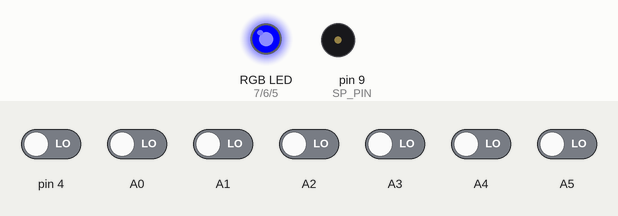
Recording of a sketch running on a simulated Arduino Uno, built with avr-gcc and run on an emulated ATmega328P. Shown: an RGB LED mixed from three pins (HIGH = lit), buzzer (waves = sounding). Inputs (shaded band) come from the test bench; at power-on: A0–5, pin 4 LOW.

Above: at 1.2 s.
1.3 s: pin 4 driven HIGH
At 2.5 s:
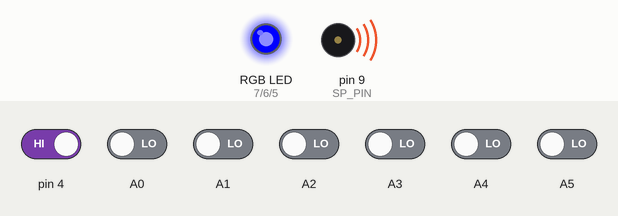
2.8 s: pin 4 driven LOW and A0 driven HIGH
At 3.6 s:
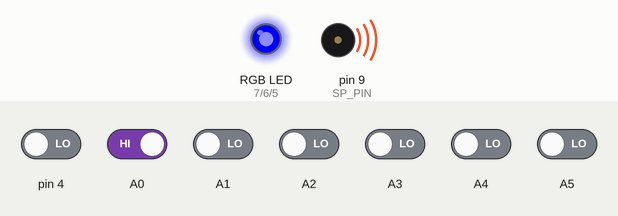
5.8 s: A0 driven LOW
At 7.0 s:
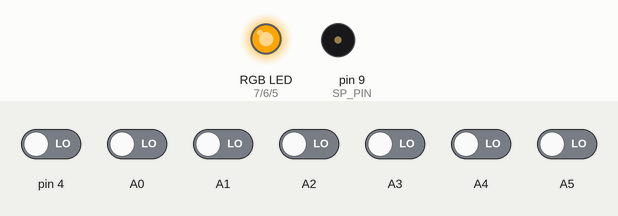
7.3 s: A1 driven HIGH
At 8.4 s:
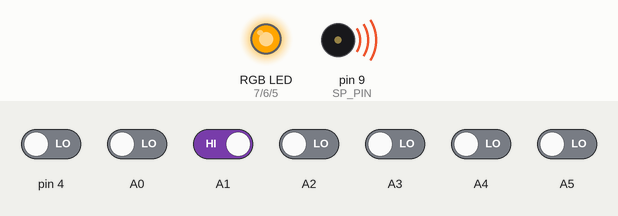
8.8 s: A1 driven LOW
At 9.5 s:
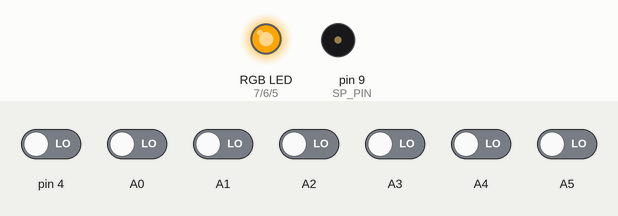
10.3 s: A1 driven HIGH and A2 driven HIGH
At 14.3 s:
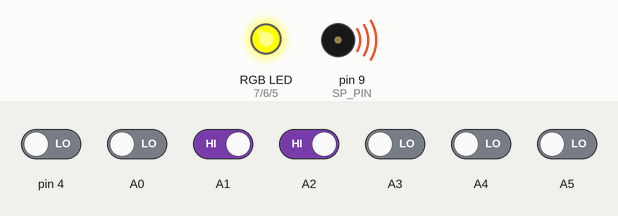
Timing chart, 0 to 17.9 s (numbered marks = the images above; inputs shaded):
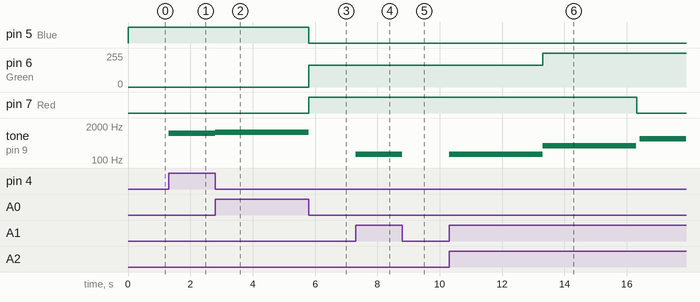

The sketch:

project.ino
```cpp
// 4105054025、鄭琮寶

#include "pitches.h"

// 按鈕相關參數設定
struct Buttun_Content {
	const String frequence_type;        // 目前音調
	int frequence;                      // 目前頻率
	byte cur_frequence_number;          // 目前幾個八度的音調
	const byte change_frequence_number; // 每個按鈕案三秒後，要調整成高幾個八度的音調
	const String color_type;            // 目前顏色
	const byte color[3];                // 目前顏色之RGB
	const byte port;                    // 輸出的PORT
};

Buttun_Content Buttun[] = {
	{ "DO", NOTE_C6, 6, 2,    "red", {255,   0,   0},  4},
	{ "Re", NOTE_D6, 6, 3, "orange", {255, 165,   0}, A0},
	{ "Mi", NOTE_E6, 6, 4, "yellow", {255, 255,   0}, A1},
	{ "Fa", NOTE_F6, 6, 5,  "green", {  0, 255,   0}, A2},
	{"Sol", NOTE_G6, 6, 6,   "blue", {  0,   0, 255}, A3},
	{ "La", NOTE_A6, 6, 7, "indigo", { 75,   0, 130}, A4},
	{ "Ti", NOTE_B6, 6, 8, "purple", {128,   0, 128}, A5}
};

// 預設LED顏色
const byte default_light[3] = {0, 0, 255};

// 顏色輸出端
const byte Red = 7;
const byte Green = 6;
const byte Blue = 5;
const byte SP_PIN = 9;

void setup() {
	pinMode(Red, OUTPUT);
	pinMode(Green, OUTPUT);
	pinMode(Blue, OUTPUT);
	pinMode(SP_PIN, OUTPUT);
	for(byte i = 0; i < sizeof(Buttun) / sizeof(Buttun_Content); i++){
		pinMode(Buttun[i].port, INPUT);
	}
	SetupLED(default_light);
}

void loop() {
	CheckButtonEvent();
	delay(100);
}

void CheckButtonEvent() {
	for(byte i = 0; i < sizeof(Buttun) / sizeof(Buttun_Content); i++){
		if(digitalRead(Buttun[i].port) && CheckButtonTimer(Buttun[i].port, Buttun[i].frequence)){
			SetupFrequence(Buttun[i].change_frequence_number);
			SetupLED(Buttun[i].color);
		}
	}
}

bool CheckButtonTimer(byte port, int frequence) {
	const int timedelta = 100;
	for(int i = 0; i < 3000; i += timedelta){
		tone(SP_PIN, frequence);
		if(!digitalRead(port)){
			noTone(SP_PIN);
			return false;
		}
		delay(timedelta);
	}
	noTone(SP_PIN);
	return true;
}

void SetupFrequence(byte frequence_number) {
	for(byte i = 0; i < sizeof(Buttun) / sizeof(Buttun_Content); i++){
		Buttun[i].frequence *= pow(2, frequence_number - Buttun[i].cur_frequence_number);
		Buttun[i].cur_frequence_number = frequence_number;
	}
}

void SetupLED(byte light[3]) {
	analogWrite(Red, light[0]);
	analogWrite(Green, light[1]);
	analogWrite(Blue, light[2]);
}
```

pitches.h
```cpp
/*************************************************
 * Public Constants
 *************************************************/

#define NOTE_B0  31
#define NOTE_C1  33
#define NOTE_CS1 35
#define NOTE_D1  37
#define NOTE_DS1 39
#define NOTE_E1  41
#define NOTE_F1  44
#define NOTE_FS1 46
#define NOTE_G1  49
#define NOTE_GS1 52
#define NOTE_A1  55
#define NOTE_AS1 58
#define NOTE_B1  62
#define NOTE_C2  65
#define NOTE_CS2 69
#define NOTE_D2  73
#define NOTE_DS2 78
#define NOTE_E2  82
#define NOTE_F2  87
#define NOTE_FS2 93
#define NOTE_G2  98
#define NOTE_GS2 104
#define NOTE_A2  110
#define NOTE_AS2 117
#define NOTE_B2  123
#define NOTE_C3  131
#define NOTE_CS3 139
#define NOTE_D3  147
#define NOTE_DS3 156
#define NOTE_E3  165
#define NOTE_F3  175
#define NOTE_FS3 185
#define NOTE_G3  196
#define NOTE_GS3 208
#define NOTE_A3  220
#define NOTE_AS3 233
#define NOTE_B3  247
#define NOTE_C4  262
#define NOTE_CS4 277
#define NOTE_D4  294
#define NOTE_DS4 311
#define NOTE_E4  330
#define NOTE_F4  349
#define NOTE_FS4 370
#define NOTE_G4  392
#define NOTE_GS4 415
#define NOTE_A4  440
#define NOTE_AS4 466
#define NOTE_B4  494
#define NOTE_C5  523
#define NOTE_CS5 554
#define NOTE_D5  587
#define NOTE_DS5 622
#define NOTE_E5  659
#define NOTE_F5  698
#define NOTE_FS5 740
#define NOTE_G5  784
#define NOTE_GS5 831
#define NOTE_A5  880
#define NOTE_AS5 932
#define NOTE_B5  988
#define NOTE_C6  1047
#define NOTE_CS6 1109
#define NOTE_D6  1175
#define NOTE_DS6 1245
#define NOTE_E6  1319
#define NOTE_F6  1397
#define NOTE_FS6 1480
#define NOTE_G6  1568
#define NOTE_GS6 1661
#define NOTE_A6  1760
#define NOTE_AS6 1865
#define NOTE_B6  1976
#define NOTE_C7  2093
#define NOTE_CS7 2217
#define NOTE_D7  2349
#define NOTE_DS7 2489
#define NOTE_E7  2637
#define NOTE_F7  2794
#define NOTE_FS7 2960
#define NOTE_G7  3136
#define NOTE_GS7 3322
#define NOTE_A7  3520
#define NOTE_AS7 3729
#define NOTE_B7  3951
#define NOTE_C8  4186
#define NOTE_CS8 4435
#define NOTE_D8  4699
#define NOTE_DS8 4978
```

Measured:
- after the input at 1.3 s, tone on pin 9 (SP_PIN): silent → 1047 Hz at once
- after the input at 2.8 s, pin 5 (Blue): stays HIGH (without the input it goes to LOW after 1.5 s); pin 7 (Red): stays LOW (without the input it goes to HIGH after 1.5 s)
- after the input at 5.8 s, tone on pin 9 (SP_PIN): goes on until 5.8 s, then stays silent
- after the input at 7.3 s, tone on pin 9 (SP_PIN): silent → 164 Hz at once
- after the input at 8.8 s, tone on pin 9 (SP_PIN): 164 Hz → silent at once
- after the input at 10.3 s, pin 6 (Green): 165/255 → 255/255 after 3.0 s; pin 7 (Red): HIGH → LOW after 6.0 s; tone on pin 9 (SP_PIN): silent → 164 Hz at once, → 348 Hz 3.0 s later, → silent 3.0 s later, → 656 Hz 0.10 s later
